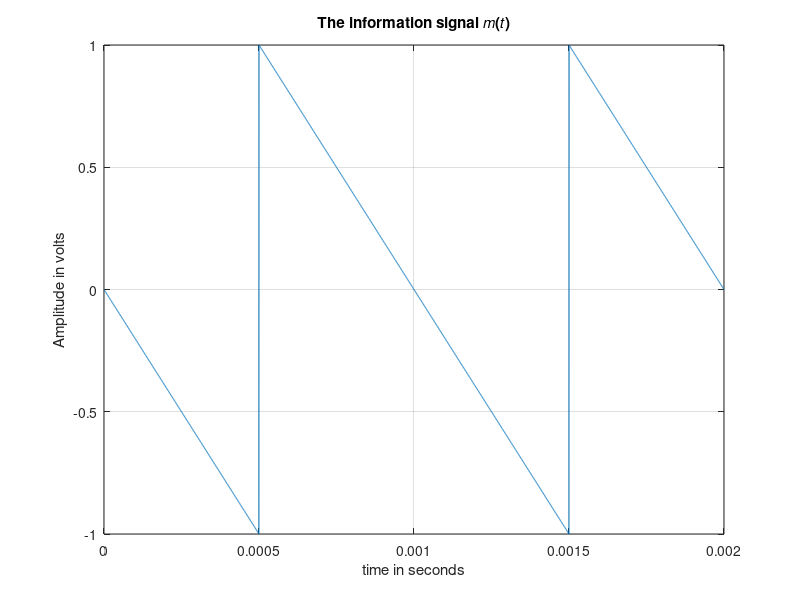
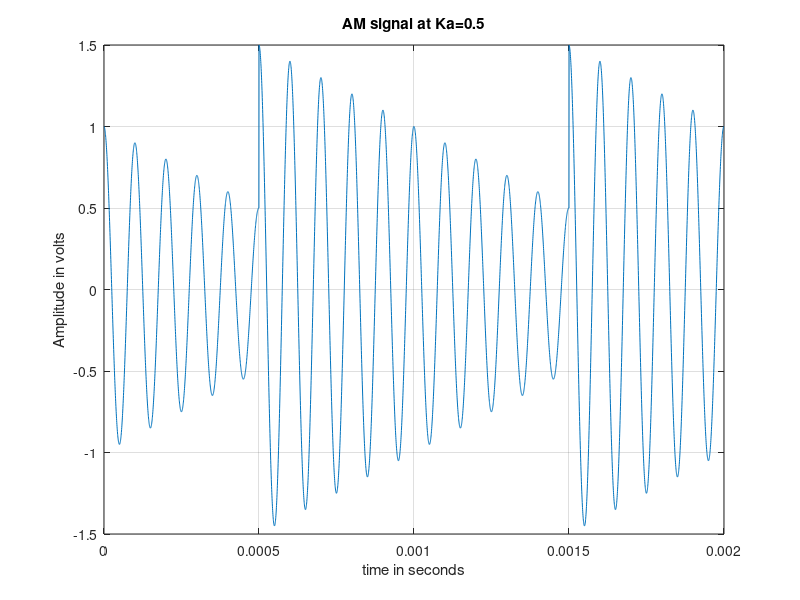
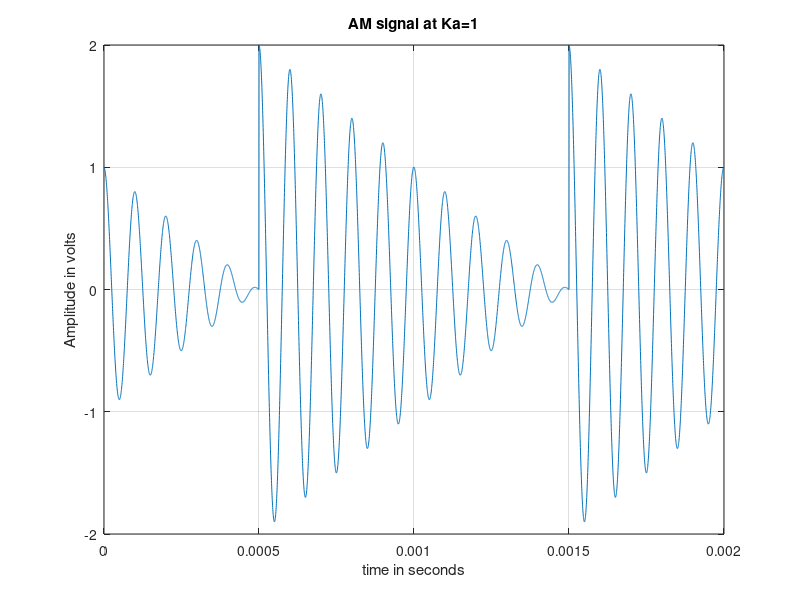
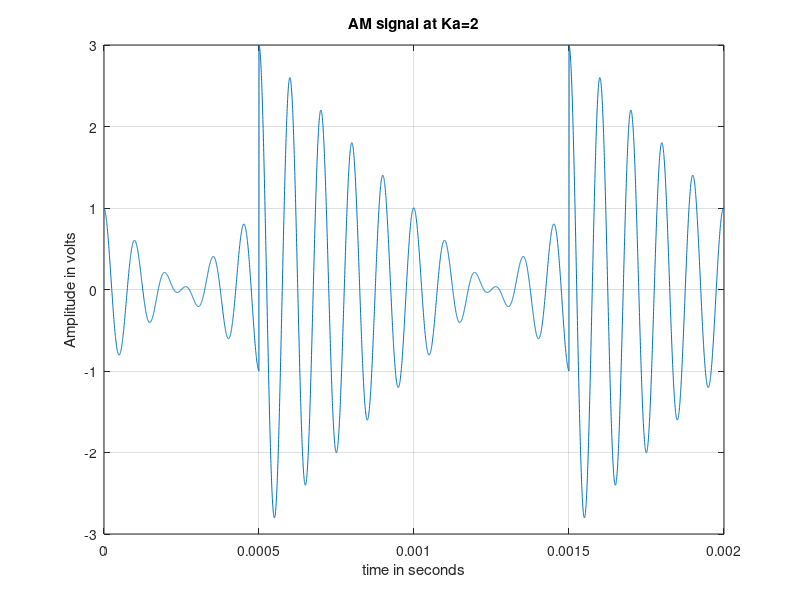

The MATLAB source for these figures, in order:
% Q.1 Generate an input modulating signal 𝑚(𝑡) shown in Fig. 1.
t = linspace(0,0.002,5000);
mt = sawtooth(-2*pi*1000*t + pi); % define the information signal
figure(1);
plot(t,mt);
xlabel('time in seconds');
ylabel('Amplitude in volts');
title('The information signal 𝑚(𝑡)');
grid on;
%-----------------------



% Q.2 Generate an AM DSB-LC signal with 𝑚(𝑡) using a carrier wave 𝑐(𝑡)of 1 Volt amplitude and 10 KHz frequency 𝐾a = 0.5 
Ka=0.5;

% carrier signal parameters
Ac=1;
fc=10000;

% the AM signal
St=Ac*(1+Ka*mt).*cos(2*pi*fc*t);

figure(2);
plot(t,St);
xlabel('time in seconds');
ylabel('Amplitude in volts');
title('AM signal at Ka=0.5');
grid on;
% the modulation index is relatively low and as such the amplitude variation is small 
%-----------------------


% Q.3 Repeat the previous steps for 𝐾a = 1 and 𝐾a = 2. 
% Ka = 1
Ka=1;
St=Ac*(1+Ka*mt).*cos(2*pi*fc*t);

figure(3);
plot(t,St);
xlabel('time in seconds');
ylabel('Amplitude in volts');
title('AM signal at Ka=1');
grid on;

% Ka = 2
Ka=2;
St=Ac*(1+Ka*mt).*cos(2*pi*fc*t);

figure(4);
plot(t,St);
xlabel('time in seconds');
ylabel('Amplitude in volts');
title('AM signal at Ka=2');
grid on;

% The change in amplitude is higher at the higher modulation index
%-----------------------


% Q.4 Generate an FM signal for the same carrier then Plot the FM signal
fs=200000;
Kf=1000;
% We need to calculate the integral of m(t)
% we will use the function cumtrapz
I=cumtrapz(t,mt);
St= Ac*cos((2*pi*fc).*t +2*pi* Kf*I);
figure(5)
plot(t,St);
axis([0 0.002 -1 1]);
xlabel('time in seconds');
ylabel('Amplitude in volts');
title('FM signal at Kf=1000');
grid on;
%-----------------------


% Q.5 Repeat the previous steps for 𝐾𝑓= 3000 and 𝐾𝑓= 5000.
% Kf = 3000
Kf=3000;
St= Ac*cos((2*pi*fc).*t +2*pi* Kf*I);

figure(6)
plot(t,St);
axis([0 0.002 -1 1]);
xlabel('time in seconds');
ylabel('Amplitude in volts');
title('FM signal at Kf=3000');
grid on;

% Kf = 5000
Kf=5000;
St= Ac*cos((2*pi*fc).*t +2*pi* Kf*I);

figure(7)
plot(t,St);
axis([0 0.002 -1 1]);
xlabel('time in seconds');
ylabel('Amplitude in volts');
title('FM signal at Kf=5000');
grid on;
%-----------------------